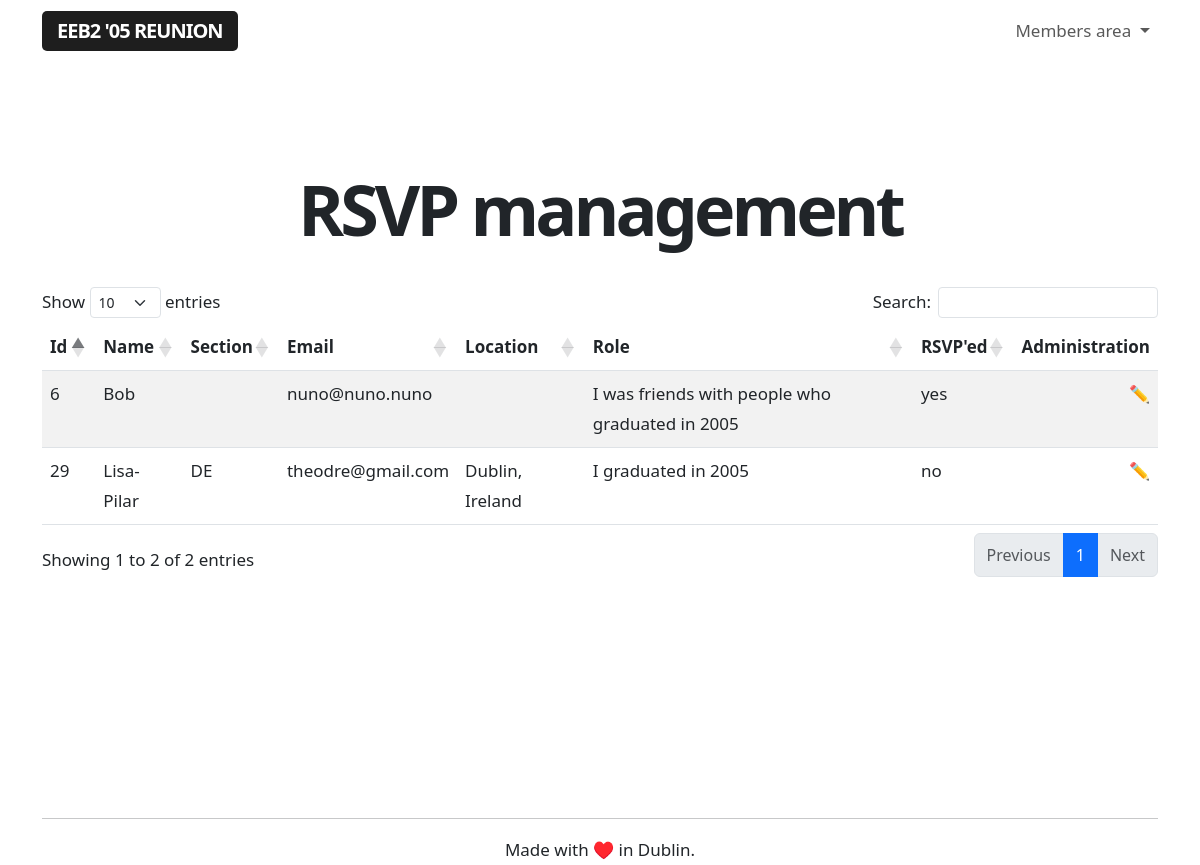
The app's page /admin/rsvp (signed in) with its own data.
### app/models.py (models this page shows, shortened)
class User(UserMixin, db.Model):
    id = db.Column(db.Integer, primary_key=True)
    username = db.Column(db.String(64), index=True, unique=True)
    name = db.Column(db.String(64), index=True, unique=False)
    section = db.Column(db.String(64), index=True, unique=False)
    email = db.Column(db.String(120), index=True, unique=True)
    password_hash = db.Column(db.String(128))
    role = db.Column(db.String(64), index=True, unique=False)
    rsvp = db.Column(db.String(64), index=True, unique=False)
    avatar = db.Column(db.String(64), index=True, unique=False)
    currentlocation = db.Column(db.String(64), index=True, unique=False)
    verified = db.Column(db.String(64), index=True, unique=False)
    facebook = db.Column(db.String(64), index=True, unique=False)
    twitter = db.Column(db.String(64), index=True, unique=False)
    instagram = db.Column(db.String(64), index=True, unique=False)
    linkedin = db.Column(db.String(64), index=True, unique=False)
    snapchat = db.Column(db.String(64), index=True, unique=False)
    reddit = db.Column(db.String(64), index=True, unique=False)
    mastodon = db.Column(db.String(64), index=True, unique=False)
    tiktok = db.Column(db.String(64), index=True, unique=False)

### app/routes.py (the view)
@app.route('/admin/rsvp', methods=['GET'])
@login_required
def adminrsvpmanagement():
    if current_user.role == 'admin':
        users = User.query.filter(User.rsvp.in_(('yes', 'no'))).order_by(User.id.asc())
    else:
        flash('This is a restricted area.')
        return redirect(url_for('index'))
    return render_template("rsvp_management.html", title='User management',
        users=users)

### app/models.py (called while the page is built)
@login.user_loader
def load_user(id):
    return User.query.get(int(id))

### app/templates/rsvp_management.html (shortened to what this page needs)
{% extends "base.html" %}
{% block content %}
<div class="title">
    <h1>RSVP management</h1>
</div>
<br>
<br>
<table id="rsvpmanagementtable" class="table table-striped">
  <thead>
    <tr>
        <th>Id</th>
        <th>Name</th>
        <th>Section</th>
        <th>Email</th>
        <th>Location</th>
        <th>Role</th>
        <th>RSVP'ed</th>
        <th>Administration</th>
    </tr>
  </thead>
  <tbody>
    {% for user in users %}
        {% include '_usersrsvp.html' %}
    {% endfor %}
  </tbody>
</table>
{% endblock %}

### app/templates/_usersrsvp.html
<tr>
    <td>{{ user.id }}</td>
    <td>{{ user.name }}</td>
    <td>{{ user.section }}</td>
    {% if user.verified == 'yes' %}
    <td>{{ user.email }}</td>
    {% else %}
    <td>{{ user.email }} <a href="{{ url_for('toggleverify', userid=user.id) }}"><span class="badge rounded-pill bg-danger">not verified</span></a></td>
    {% endif%}
    <td>{{ user.currentlocation }}</td>
    <td>{{ user.role }}</td>
    <td>{{ user.rsvp }}</td>
        <td class="aligniconsright"><a class="nolinkdecoration" href="{{ url_for('rsvp', userid = user.id) }}">✏️</a></td>
</tr>

### app/static/styles.css (style rules this page uses)
body { font-size: 17px !important; line-height: 30px !important; }
h1 { font-size: 70px !important; letter-spacing: -4px; text-align: center; font-weight: 800 !important; line-height: 75px !important; }
.aligniconsright { text-align: right; }
.title h1 { margin-bottom: -20px !important; margin-top: 40px; }
.nolinkdecoration { text-decoration: none; }

### records on screen
User: id "6", name "Bob", email "nuno@nuno.nuno", role "I was friends with people who graduated in 2005", rsvp "yes"
User: id "29", name "Lisa-Pilar", section "DE", email "theodre@gmail.com", currentlocation "Dublin, Ireland", role "I graduated in 2005", rsvp "no"
